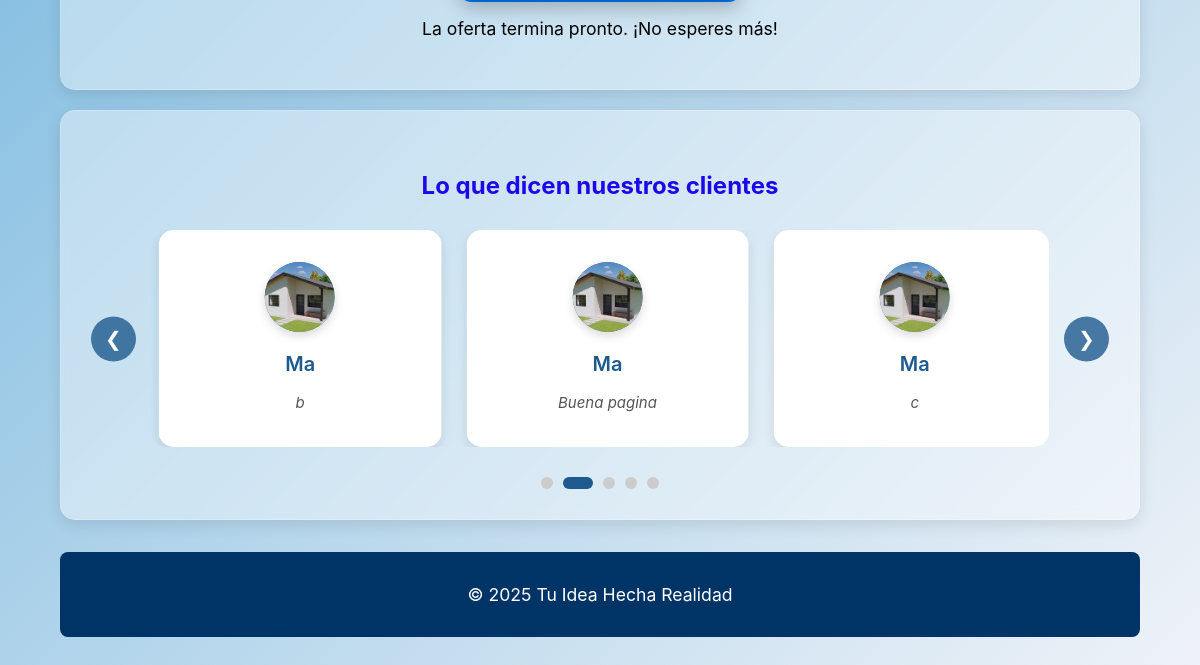
Before: / (lower part) with the older database file.
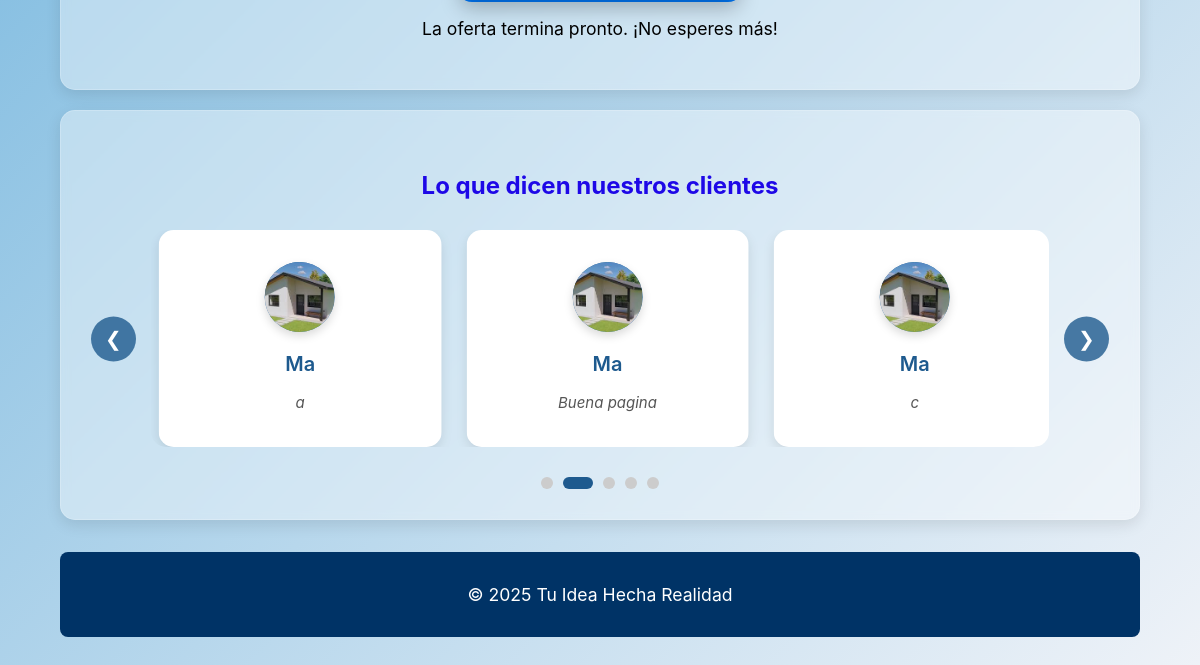
After: the same page with the newer database file.
### core/models.py (models this page shows, shortened)
class Comentario(models.Model):
    ESTADO_CHOICES = [
        ('pendiente', 'Pendiente'),
        ('aprobado', 'Aprobado'),
        ('rechazado', 'Rechazado'),
    ]
    usuario = models.ForeignKey(UserClientes, on_delete=models.CASCADE, related_name='comentarios')
    contenido = models.TextField(max_length=500)
    fecha_creacion = models.DateTimeField(auto_now_add=True)
    fecha_modificacion = models.DateTimeField(auto_now=True)
    estado = models.CharField(max_length=20, choices=ESTADO_CHOICES, default='pendiente')
    fecha_aprobacion = models.DateTimeField(null=True, blank=True)
    class Meta:
        ordering = ['-fecha_creacion']

class UserClientes(models.Model):
    usernameCliente = models.CharField(max_length=100, unique=True)
    passwordCliente = models.CharField(max_length=100)
    email = models.CharField(max_length=100)
    is_active = models.BooleanField(default=True)
    last_modified = models.DateTimeField(auto_now=True)
    status_changed_at = models.DateTimeField(null=True, blank=True)
    foto_perfil = models.ImageField(upload_to='uploads/perfiles/', blank=True, null=True)

### core/views.py (the view)
# urls.py: 2. Add a URL to urlpatterns:  path('', views.home, name='home')
def home(request):
    from django.db.models import Case, When, IntegerField
    comentarios = Comentario.objects.annotate(
        orden_estado=Case(
            When(estado='aprobado', then=1),
            When(estado='rechazado', then=3),
            When(estado='pendiente', then=2),
            output_field=IntegerField(),
        )
    ).order_by('orden_estado', '-fecha_aprobacion', '-fecha_creacion')[:10]
    context = {
        'comentarios': comentarios,
    }
    return render(request, "core/home.html", context)

### core/templates/core/home.html (shortened to what this page needs)
<!DOCTYPE html>
<html lang="es">
<head>
    {% load static %}
    <link rel="stylesheet" href="{% static 'core/css/styles.css' %}">
</head>
<body class="landing-page">
    <div class="main-content-wrapper">
<br>
    <section>
        <section class="seccion-at">
            <div class=".div">
            <p>La oferta termina pronto. ¡No esperes más!</p>
            </div>
        </section>
    </section>
    <br>
    <section class="comments-section">
        <section class="seccion-at">
        <div class="container">
            <div class="row">
                    <h2 style="text-align: center; margin-bottom: 30px;">Lo que dicen nuestros clientes</h2>
                    <div class="carousel-comentarios-container">
                        <button class="carousel-btn prev-btn" onclick="moveComentariosCarousel(-1)">❮</button>
                        <div class="carousel-comentarios-wrapper">
                            <div class="carousel-comentarios-track" id="comentariosTrack">
                                {% for comentario in comentarios %}
                                <div class="comentario-landing-card carousel-item">
                                    <div class="comentario-landing-avatar">
                                        {% if comentario.usuario.foto_perfil %}
                                            <img src="{{ comentario.usuario.foto_perfil.url }}" alt="{{ comentario.usuario.usernameCliente }}" style="width: 100%; height: 100%; object-fit: cover; border-radius: 50%;">
                                        {% else %}
                                            {{ comentario.usuario.usernameCliente|first|upper }}
                                        {% endif %}
                                    </div>
                                    <h5 class="comentario-landing-nombre">{{ comentario.usuario.usernameCliente }}</h5>
                                    <p class="comentario-landing-texto">{{ comentario.contenido }}</p>
                                </div>
                                {% endfor %}
                            </div>
                        </div>
                        <button class="carousel-btn next-btn" onclick="moveComentariosCarousel(1)">❯</button>
                    </div>
                    <div class="carousel-indicators" id="comentariosIndicators"></div>
        </section>
    </section>
    <footer>
        <p>&copy; 2025 Tu Idea Hecha Realidad</p>
    </footer>
</div>
</body>
</html>

Changed rows visible on the page:
no longer on this page (row edited): Comentario: usuario.foto_perfil (picture), usuario.usernameCliente "Ma", contenido "b"
now on this page (row unchanged): Comentario: usuario.foto_perfil (picture), usuario.usernameCliente "Ma", contenido "a"
